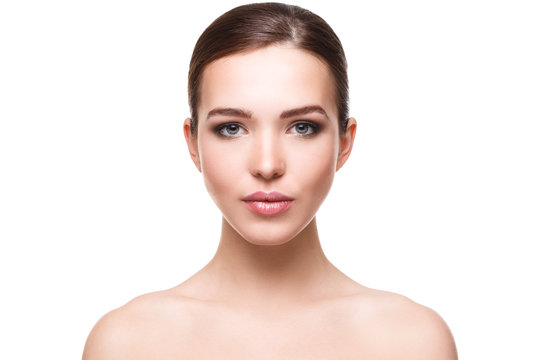
#> input picture banco_base/test.jpg, 540 x 360 px
$ python -i reconhecer.py   (imports and definitions only)
#> lines starting #> are read from the running program, lines starting #| are printed output that depends on the picture
#> further down, picture is the input picture: shape (360, 540, 3); mean B, G, R 223.9, 228.2, 240.2
import argparse
import os

import cv2 as cv


def ensure_directory_exists(path):
    #Verifica se o diretório existe. Se não, cria-o.
    if not os.path.exists(path):
        os.makedirs(path)

def detectAndDisplay(frame):
    frame_gray = cv.cvtColor(frame, cv.COLOR_BGR2GRAY)
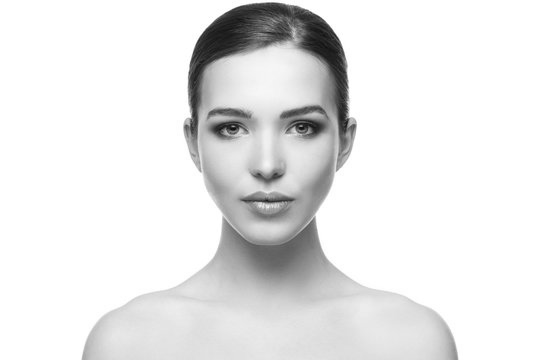
#> frame_gray: shape (360, 540); min 10, max 255, mean 231.3
    frame_gray = cv.equalizeHist(frame_gray)
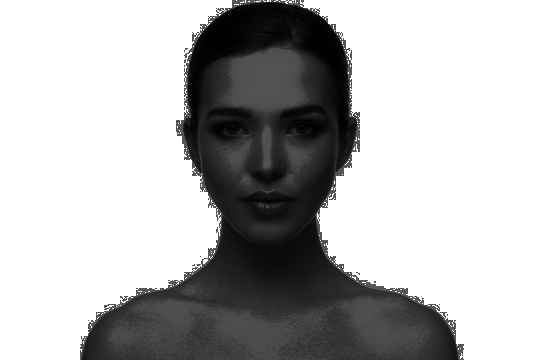
#> frame_gray: shape (360, 540); min 0, max 255, mean 183

    #-- Detect faces
#> (the run stopped early here; a loop or call above may not have finished)

$ run again, on banco_base/test3.jpg
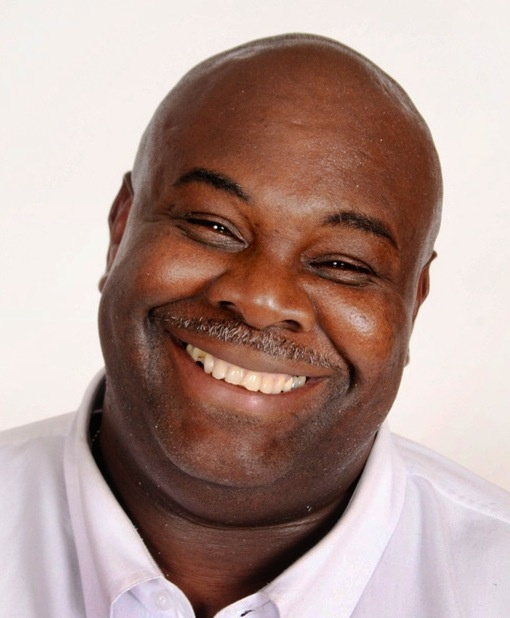
#> input picture banco_base/test3.jpg, 510 x 618 px
#> picture is the input picture: shape (618, 510, 3); mean B, G, R 145.1, 152, 177.3
#> in detectAndDisplay, `frame_gray = cv.cvtColor(frame, cv.COLOR_BGR2GRAY)`:
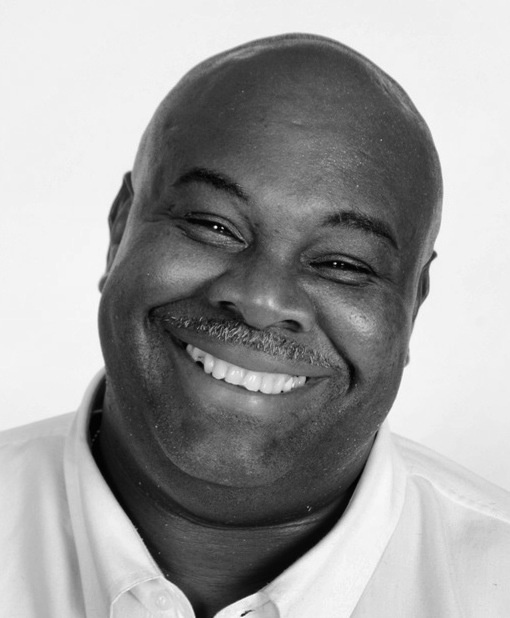
#> frame_gray: shape (618, 510); min 0, max 252, mean 158.8
#> in detectAndDisplay, `frame_gray = cv.equalizeHist(frame_gray)`:
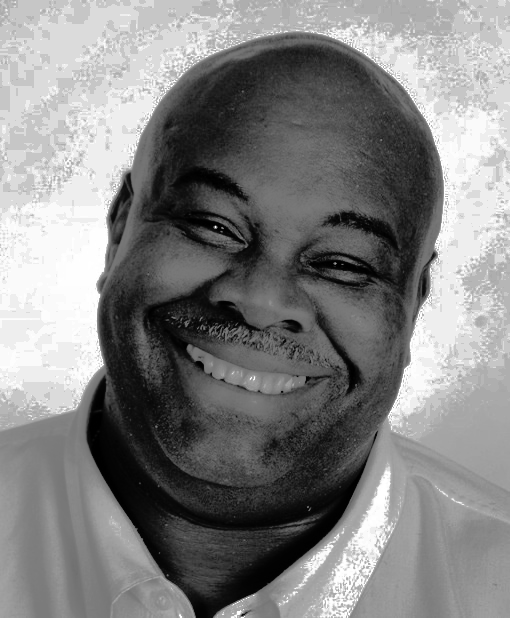
#> frame_gray: shape (618, 510); min 0, max 255, mean 130.4
